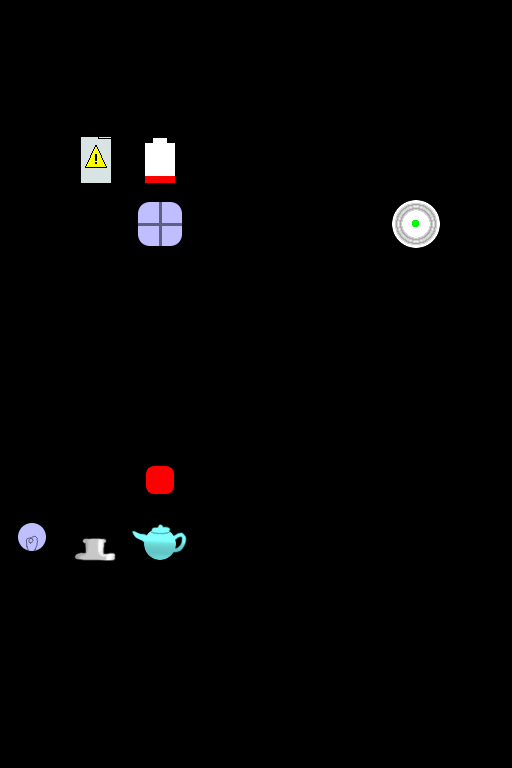

Tiled map render using the project's own tile images. Description and the whole map definition, tile-layer contents included, below:
An orthogonal 8x12 tile map with 64x64 px tiles, 3 tile layers (Wires, Wires2, Widgets).

<map version="1.0" tiledversion="1.0.1" orientation="orthogonal" renderorder="right-down" width="8" height="12" tilewidth="64" tileheight="64" nextobjectid="2">
 <tileset firstgid="1" source="../widget_tileset.tsx" />
 <layer name="Wires" width="8" height="12">
  <data encoding="csv">
0,0,0,0,0,0,0,0,
0,0,0,0,0,0,0,0,
0,5,0,0,0,0,0,0,
0,0,6,0,0,5,0,0,
0,0,0,0,0,0,0,0,
0,0,0,0,0,0,0,0,
0,0,0,0,0,0,0,0,
0,0,6,5,5,5,5,0,
0,0,0,0,0,0,0,0,
0,0,0,0,0,0,0,0,
0,0,0,0,0,0,0,0,
0,0,0,0,0,0,0,0
</data>
 </layer>
 <layer name="Wires2" width="8" height="12">
  <data encoding="csv">
0,0,0,0,0,0,0,0,
0,0,0,0,0,0,0,0,
0,0,0,0,0,0,0,0,
0,0,0,0,0,0,0,0,
0,0,0,0,0,0,0,0,
0,0,0,0,0,0,0,0,
0,0,0,0,0,0,0,0,
0,0,5,0,0,0,0,0,
0,0,0,0,0,0,0,0,
0,0,0,0,0,0,0,0,
0,0,0,0,0,0,0,0,
0,0,0,0,0,0,0,0
</data>
 </layer>
 <layer name="Widgets" width="8" height="12">
  <data encoding="csv">
0,0,0,0,0,0,0,0,
0,0,0,0,0,0,0,0,
0,7,13,0,0,0,0,0,
0,0,3,0,0,0,12,0,
0,0,0,0,0,0,0,0,
0,0,0,0,0,0,0,0,
0,0,0,0,0,0,0,0,
0,0,2,0,0,0,0,0,
1,11,10,8,0,0,0,0,
0,0,0,0,0,0,0,0,
0,0,0,0,0,0,0,0,
0,0,0,0,0,0,0,0
</data>
 </layer>
</map>
